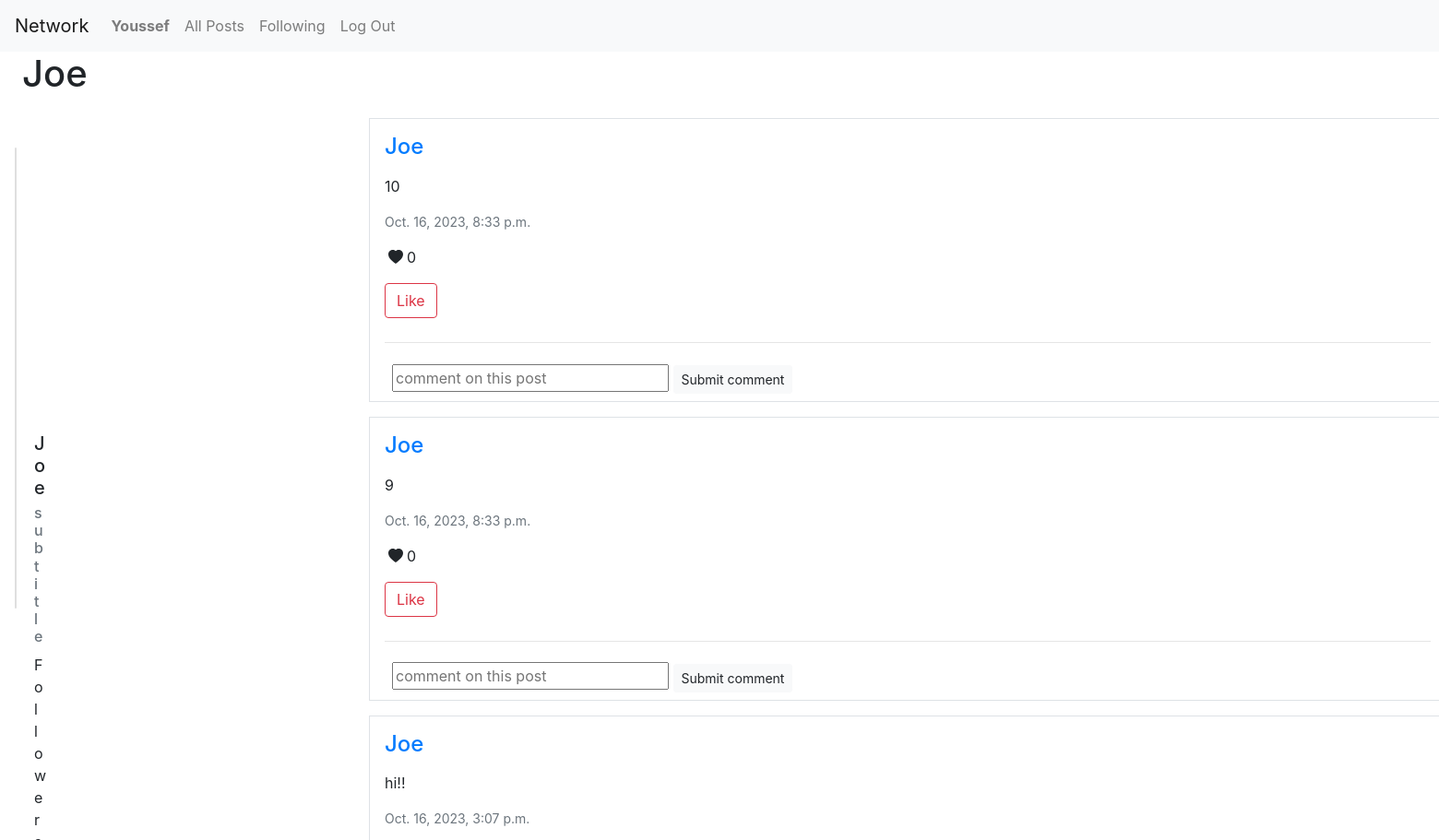
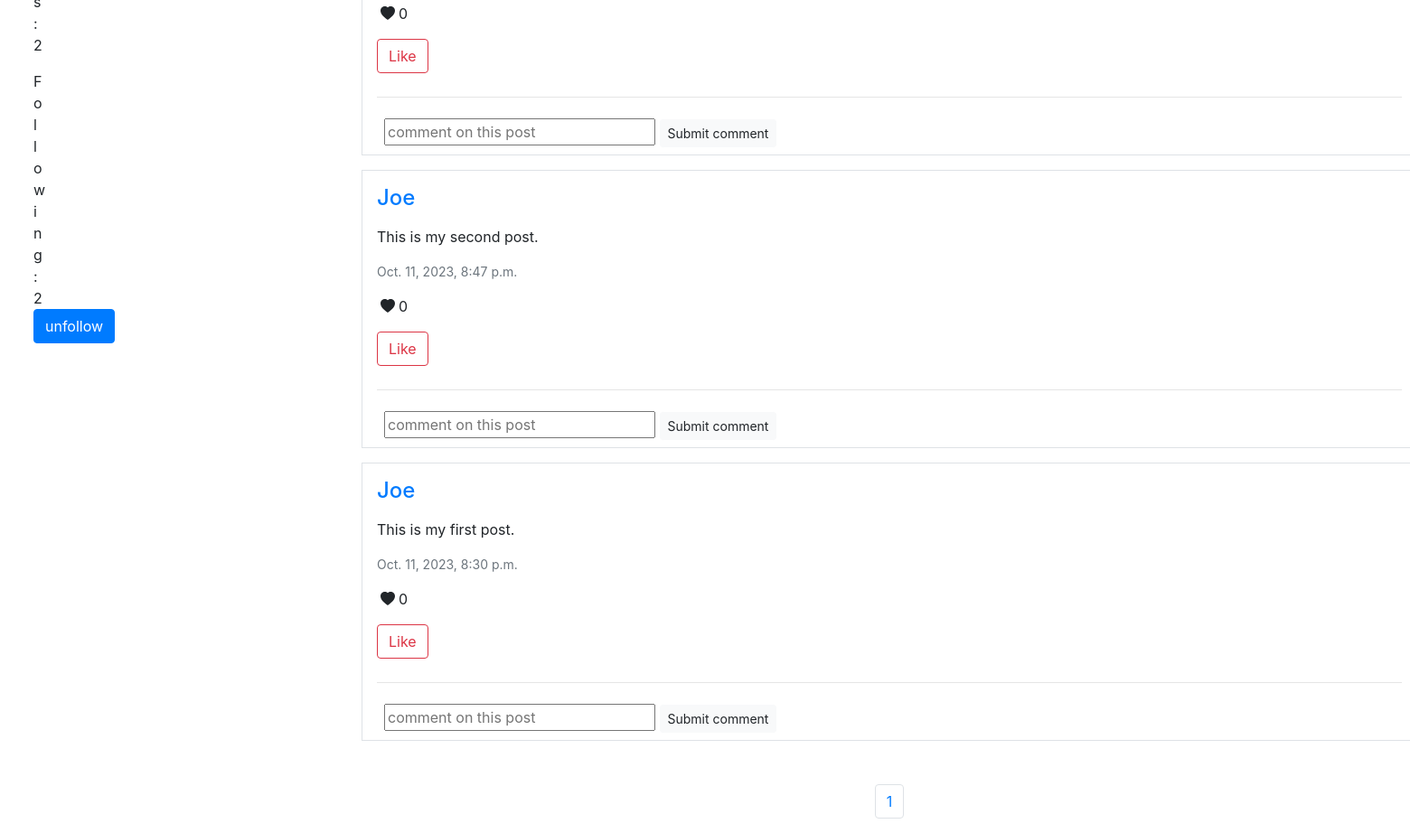
The app's page /profile/1 (signed in) with its own data (2 pictures, top to bottom).
### network/models.py (models this page shows, shortened)
class User(AbstractUser):
    pass

class Post(models.Model):
    user = models.ForeignKey(User, on_delete=models.CASCADE, related_name="post_user")
    content = models.CharField(max_length=600)
    created_at = models.DateTimeField(auto_now_add=True)
    edited_at = models.DateTimeField(auto_now=True)
    likes = models.IntegerField(default = '0')

### network/views.py (the view)
# urls.py: path("profile/<int:user_id>", views.profile, name="profile"),
def profile(request, user_id):
    user = User.objects.get(pk=user_id)
    posts = Post.objects.filter(user=user).order_by("id").reverse()
    p = Paginator(posts, 10)
    number_of_pages = p.page_range
    current_page = request.GET.get('page')
    page_posts = p.get_page(current_page)
    current_user = request.user
    likes = Like.objects.all()
    liked_posts = []
    for like in likes:
        if like.user.id == current_user.id:
            liked_posts.append(like.post.id)
    following = Follow.objects.filter(following = user)
    followers = Follow.objects.filter(followed = user)
    try:
        visitor = User.objects.get(pk=request.user.id)
    except:
        return render(request, "network/profile.html", {
        "posts" : page_posts,
        "number_of_pages" : number_of_pages,
        "current_page" : current_page,
        "user_name" : user.username,
        "following" : following,
        "followers" : followers,
        "visited_user" : user,
        "liked_posts" : liked_posts,
    })
    followage = followers.filter(following_id=visitor)
    if not followage:
        followage == False
    else:
        followage == True
    return render(request, "network/profile.html", {
        "posts" : page_posts,
        "number_of_pages" : number_of_pages,
        "current_page" : current_page,
        "user_name" : user.username,
        "following" : following,
        "followers" : followers,
        "followage" : followage,
        "visitor" : visitor,
        "visited_user" : user,
        "liked_posts" : liked_posts,
    })

### network/templates/network/profile.html (shortened to what this page needs)
{% extends "network/layout.html" %}
{% load static %}
{% block body %}
    <h1 class="mx-4">{{ user_name }}</h1>
    <div class="d-flex">
        <div class="card mx-3 mt-5 " style="width: 18rem; height:500px">
            <div class="card-body d-flex flex-column">
                <h5 class="card-title">{{ user_name }}</h5>
                <h6 class="card-subtitle mb-2 text-muted">subtitle</h6>
                <div class="row d-flex">
                    <p class="card-text col-6">Followers: {{ followers.count }} </p>
                    <p class="card-text col-6">Following: {{ following.count }} </p>
                </div>
                {% if user.is_authenticated %}
                    {% if visited_user != visitor %}
                        {% if not followage %}
                            <form action="{% url 'follow' %}" method="POST">
                                {% csrf_token %}
                                <input type="hidden" name="followed" value="{{ visited_user }}">
                                <input type="submit" value="follow" class="btn btn-primary">
                            </form>
                        {% else %}
                            <form action="{% url 'unfollow' %}" method="POST">
                                <input type="submit" value="unfollow" class="btn btn-primary">
                            </form>
                        {% endif %}
                    {% endif %}
                {%  endif %}
            </div>
        </div>
        <div class="d-flex flex-column align-items-center" style="margin-left: 350px;">
            <section class="all-posts" style="width: 1200px;">
                {% for post in posts %}
                <div class="border mx-3 px-3 mt-3" id="post_{{ post.id }}">
                    <div class="d-flex justify-content-between">
                        <div>
                            <h4 class="my-3"><a style="text-decoration: none;" href="{% url 'profile' user_id=post.user.id %}">{{ post.user }}</a></h4>
                        </div>
                    </div>
                    <p id="content_{{ post.id }}">{{ post.content }}</p>
                    <p class="text-muted" style="font-size: 14px;"> {{ post.created_at }} </p>
                    <div class="d-flex">
                        <svg class="my-1 mx-1" xmlns="http://www.w3.org/2000/svg" width="16" height="16" fill="currentColor" class="bi bi-heart-fill" viewBox="0 0 16 16">
                            <path fill-rule="evenodd" d="M8 1.314C12.438-3.248 23.534 4.735 8 15-7.534 4.736 3.562-3.248 8 1.314z"/>
                          </svg> <p id="post_likes_{{ post.id }}">{{ post.likes }}</p>
                    </div>
                    <div class="d-flex justify-content-between">
                        <div class="d-flex">
                            <div>
                                {% if user.is_authenticated %}
                                    {% if post.id not in liked_posts %}
                                    <button type="submit" class="btn btn-outline-danger" id="like_{{ post.id }}" style="margin-bottom: 10px;" onclick="like({{ post.id }}, {{ liked_posts }})">
                                        Like
                                    </button>
                                    {% else %}
                                    <button type="submit" class="btn btn-outline-danger" id="like_{{ post.id }}" style="margin-bottom: 10px;" onclick="like({{ post.id }}, {{ liked_posts }})">
                                    Unlike
                                    </button>
                                    {% endif %}
                                {% endif %}
                            </div>
                     </div>
                    </div>
                    <hr>
                    <div class="mx-2">
                        {% if user.is_authenticated %}
                        <div>
                            <form action="{% url 'comment' post_id=post.id %}" method="POST">
                              <input type="text" name="comment" placeholder="comment on this post" style="width: 300px;">
                              <button type="submit" class="btn btn-light btn-sm my-2">Submit comment</button>
                            </form>
                        </div>
                        {% endif %}
                    </div>
                </div>
            {% endfor %}
            </section>
            <div class="mt-5">
                <nav aria-label="Page navigation example">
                    <ul class="pagination">
                        {% for page in number_of_pages %}
                        <li class="page-item" ><a class="page-link" id="page-number" href="?page={{ page }}">{{ page }}</a></li>
                        {% endfor %}
                    </ul>
                    </nav>
            </div>
        </div>
    </div>
{% endblock %}

### network/templates/network/layout.html (shortened to what this page needs)
{% load static %}
<!DOCTYPE html>
<html lang="en">
    <head>
        <link rel="stylesheet" href="https://cdn.jsdelivr.net/npm/bootstrap@4.0.0/dist/css/bootstrap.min.css">
        <link href="{% static 'network/styles.css' %}" rel="stylesheet">
    </head>
    <body>
        <nav class="navbar navbar-expand-lg navbar-light bg-light">
            <a class="navbar-brand" href="{% url 'index' %}">Network</a>
            <div>
              <ul class="navbar-nav mr-auto">
                {% if user.is_authenticated %}
                    <li class="nav-item">
                        <a class="nav-link" href="{% url 'profile' user_id=user.id %}"><strong>{{ user.username }}</strong></a>
                    </li>
                {% endif %}
                <li class="nav-item">
                  <a class="nav-link" href="{% url 'index' %}">All Posts</a>
                </li>
                {% if user.is_authenticated %}
                    <li class="nav-item">
                        <a class="nav-link" href="{% url 'following' username=user.username %}">Following</a>
                    </li>
                    <li class="nav-item">
                        <a class="nav-link" href="{% url 'logout' %}">Log Out</a>
                    </li>
                {% endif %}
              </ul>
            </div>
          </nav>
        <div class="body">
            {% block body %}
            {% endblock %}
        </div>
    </body>
</html>

### network/static/network/styles.css (style rules this page uses)
a { text-decoration: none; }

### records on screen
User: username "Youssef"
User: username "Joe"
Post: user "Joe", content "10", created_at "Oct. 16, 2023, 8:33 p.m.", likes "0"
Post: user "Joe", content "9", created_at "Oct. 16, 2023, 8:33 p.m.", likes "0"
Post: user "Joe", content "hi!!", created_at "Oct. 16, 2023, 3:07 p.m.", likes "0"
Post: user "Joe", content "This is my second post.", created_at "Oct. 11, 2023, 8:47 p.m.", likes "0"
Post: user "Joe", content "This is my first post.", created_at "Oct. 11, 2023, 8:30 p.m.", likes "0"

### other values on screen
{{ followers.count }} "2"
{{ following.count }} "2"
{{ page }} "1"
